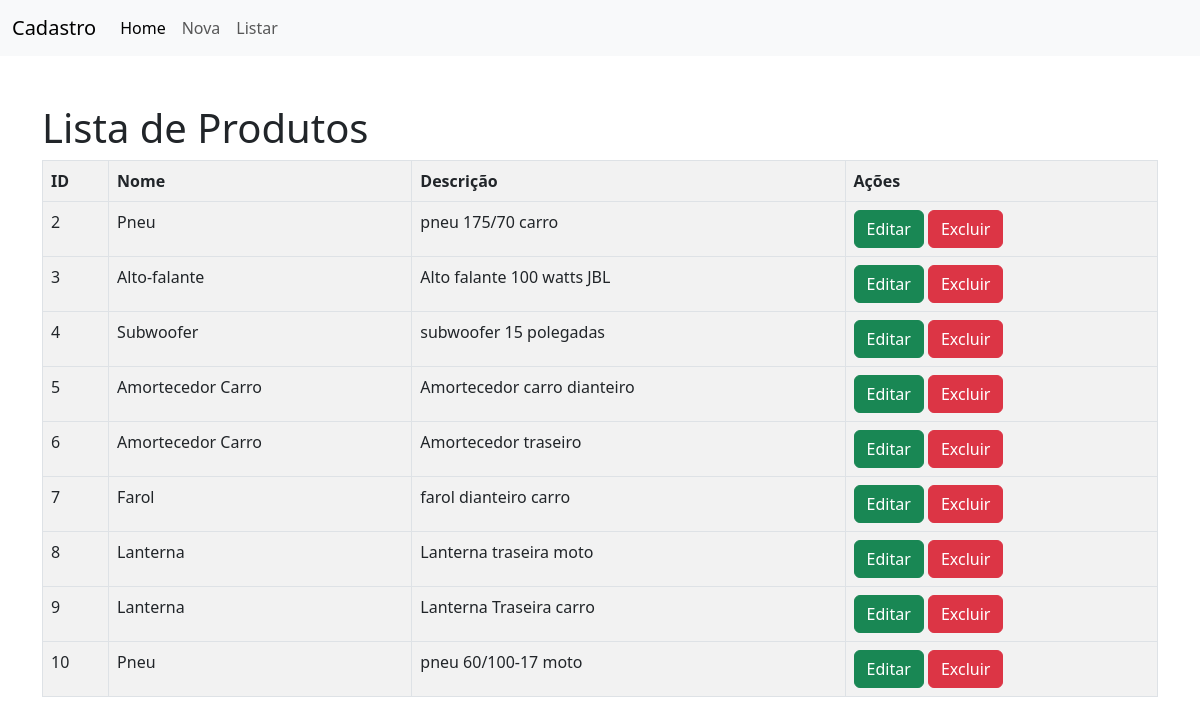
Screenshot of /php_crud_final/index.php?page=listar with the database file from the repository.
### tables this page shows
CREATE TABLE IF NOT EXISTS `Peca` (
  `idPeca` INT(3) auto_increment NOT NULL,
  `NomePeca` VARCHAR(30) NOT NULL,
  `Descricao` VARCHAR(100) NOT NULL,
  PRIMARY KEY (`idPeca`));

### php_crud_final/listar.php (the view)
<h1>Lista de Produtos</h1>
<?php
    $sql = "SELECT * FROM Peca";
    $res =  $con->QUERY($sql);
    $nLinhas = $res->num_rows;
    if($nLinhas == 0){
        echo "<p class='alert alert-danger'> Não há Peças Cadastradas </p>";
    }
    else{
        echo "<table class='table table-hover table-striped table-bordered'>";
            echo "<tr>";
                echo "<th>ID</th>";
                echo "<th>Nome</th>";
                echo "<th>Descrição</th>";
                echo "<th>Ações</th>";
            echo "<tr>";
            while($linha = $res->fetch_object()){
                echo "<tr>";
                    echo "<td> $linha->idPeca </td>";
                    echo "<td> $linha->NomePeca </td>";
                    echo "<td> $linha->Descricao </td>";
                    echo "<td> <button class='btn btn-success' onclick=\"location.href='?page=editar&idPeca=".$linha->idPeca."';\">Editar</button>
                               <button class='btn btn-danger' onclick=\"location.href='?page=salvar&acao=excluir&idPeca=".$linha->idPeca."';\">Excluir</button> </td>";
                echo "<tr>";
            }
        echo "</table>";
    }
?>

### php_crud_final/index.php (shortened to what this page needs)
<!DOCTYPE html>
<html lang="en">
<head>
    <link href="css/bootstrap.min.css" rel="stylesheet">
</head>
<body>
    <nav class="navbar navbar-expand-lg bg-body-tertiary">
        <div class="container-fluid">
            <a class="navbar-brand" href="#">Cadastro</a>
            <div class="collapse navbar-collapse" id="navbarNavAltMarkup">
                <div class="navbar-nav">
                    <a class="nav-link active" aria-current="page" href="index.php">Home</a>
                    <a class="nav-link" href="?page=novo">Nova</a>
                    <a class="nav-link" href="?page=listar">Listar</a>
                </div>
            </div>
        </div>
    </nav>
    <div class="container">
        <div class="row">
            <div class="col mt-5">
                <?php
                    include("config.php");
                    switch(@$_REQUEST["page"]){
                        case "listar":
                            include ("listar.php");
                        break;
                    }
                ?>
            </div>
        </div>
    </div>
</body>
</html>

### rows the page displays
peca: idPeca "2", NomePeca "Pneu", Descricao "pneu 175/70 carro"
peca: idPeca "3", NomePeca "Alto-falante", Descricao "Alto falante 100 watts JBL"
peca: idPeca "4", NomePeca "Subwoofer", Descricao "subwoofer 15 polegadas"
peca: idPeca "5", NomePeca "Amortecedor Carro", Descricao "Amortecedor carro dianteiro"
peca: idPeca "6", NomePeca "Amortecedor Carro", Descricao "Amortecedor traseiro"
peca: idPeca "7", NomePeca "Farol", Descricao "farol dianteiro carro"
peca: idPeca "8", NomePeca "Lanterna", Descricao "Lanterna traseira moto"
peca: idPeca "9", NomePeca "Lanterna", Descricao "Lanterna Traseira carro"
peca: idPeca "10", NomePeca "Pneu", Descricao "pneu 60/100-17 moto"
